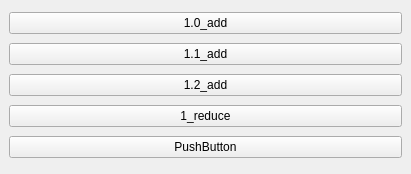
<?xml version="1.0" encoding="UTF-8"?>
<ui version="4.0">
 <class>MainWindow</class>
 <widget class="QMainWindow" name="MainWindow">
  <property name="geometry">
   <rect>
    <x>0</x>
    <y>0</y>
    <width>411</width>
    <height>174</height>
   </rect>
  </property>
  <property name="windowTitle">
   <string>MainWindow</string>
  </property>
  <widget class="QWidget" name="centralWidget">
   <layout class="QVBoxLayout" name="verticalLayout">
    <item>
     <widget class="QPushButton" name="pushButton">
      <property name="text">
       <string>1.0_add</string>
      </property>
     </widget>
    </item>
    <item>
     <widget class="QPushButton" name="pushButton_4">
      <property name="text">
       <string>1.1_add</string>
      </property>
     </widget>
    </item>
    <item>
     <widget class="QPushButton" name="pushButton_5">
      <property name="text">
       <string>1.2_add</string>
      </property>
     </widget>
    </item>
    <item>
     <widget class="QPushButton" name="pushButton_2">
      <property name="text">
       <string>1_reduce</string>
      </property>
     </widget>
    </item>
    <item>
     <widget class="QPushButton" name="pushButton_3">
      <property name="text">
       <string>PushButton</string>
      </property>
     </widget>
    </item>
   </layout>
  </widget>
 </widget>
 <resources/>
 <connections>
  <connection>
   <sender>pushButton_3</sender>
   <signal>clicked()</signal>
   <receiver>MainWindow</receiver>
   <slot>close()</slot>
   <hints>
    <hint type="sourcelabel">
     <x>87</x>
     <y>137</y>
    </hint>
    <hint type="destinationlabel">
     <x>206</x>
     <y>170</y>
    </hint>
   </hints>
  </connection>
 </connections>
</ui>
